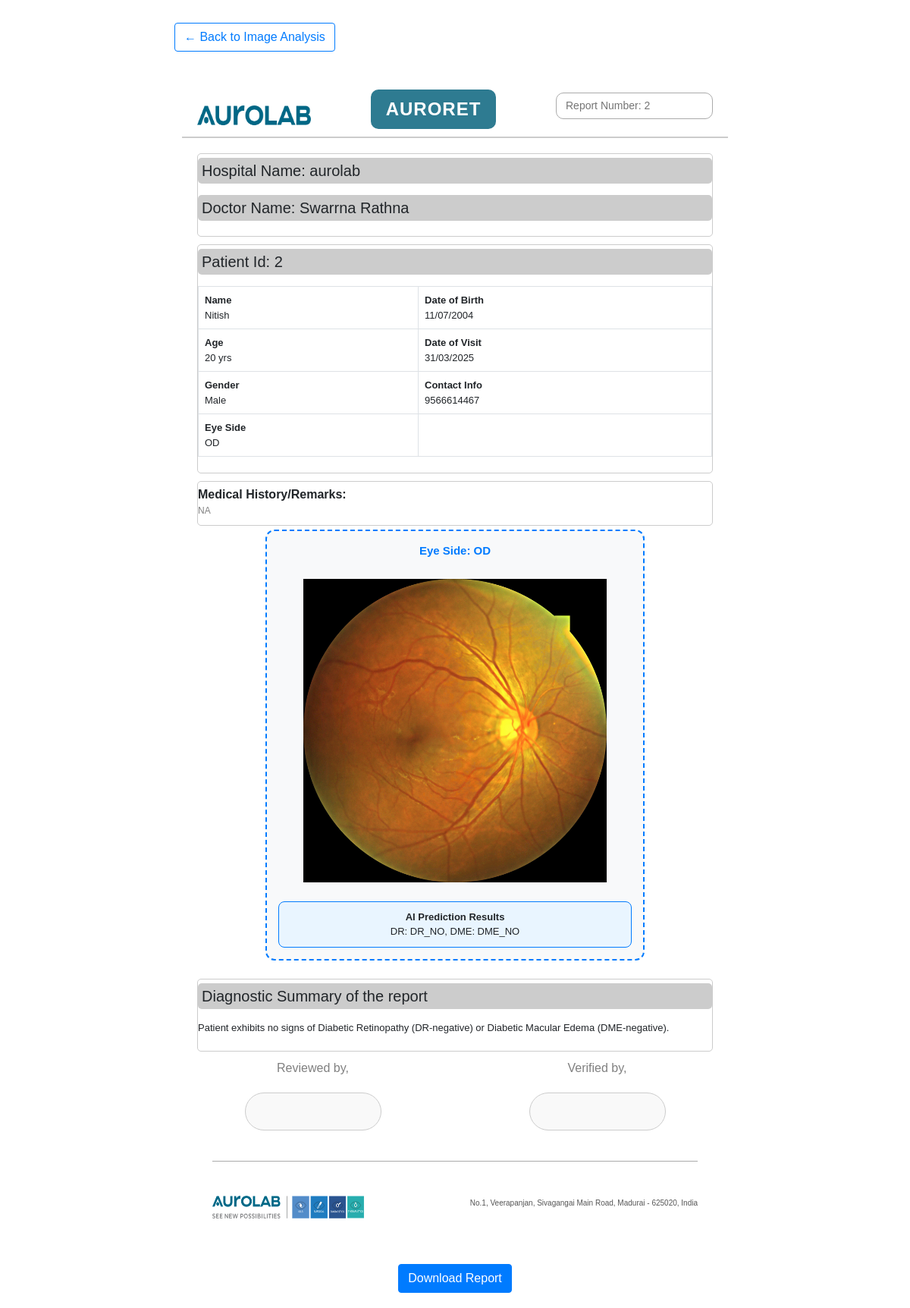
Page /preview-report/2 (signed in) on the committed database.
### tables this page shows
CREATE TABLE "patients" (
	"id"	INTEGER,
	"name"	TEXT NOT NULL,
	"gender"	TEXT,
	"dob"	TEXT,
	"age"	INTEGER,
	"patient_id"	TEXT UNIQUE,
	"contact"	TEXT,
	"visit_date"	TEXT,
	"medical_history"	TEXT,
	"image_path"	TEXT,
	"results"	TEXT,
	"eye_side"	TEXT,
	PRIMARY KEY("id" AUTOINCREMENT)
);

CREATE TABLE doctors (
            id INTEGER PRIMARY KEY AUTOINCREMENT,
            full_name TEXT NOT NULL,
            email TEXT UNIQUE NOT NULL,
            password TEXT NOT NULL,
            phone TEXT,
            medical_reg_no TEXT,
            hospital TEXT
        );

### app/routes.py (the view)
@main.route('/preview-report/<patient_id>')
def preview_report(patient_id):
    if 'doctor_id' not in session:
        flash("Please log in to view the report.", "error")
        return redirect(url_for('main.index'))
    conn = get_db_connection()
    patient = conn.execute('SELECT * FROM patients WHERE patient_id = ?', (patient_id,)).fetchone()
    doctor = conn.execute('SELECT * FROM doctors WHERE id = ?', (session['doctor_id'],)).fetchone()
    conn.close()
    if not patient or not doctor:
        flash("Patient or doctor not found.", "error")
        return redirect(url_for('main.home'))
    result_text = patient['results']
    try:
        dr = result_text.split("DR:")[1].split(",")[0].strip()
        dme = result_text.split("DME:")[1].strip()
    except Exception as e:
        dr, dme = "UNKNOWN", "UNKNOWN"
    diagnostic_summary = get_diagnostic_summary(dr, dme)
    return render_template(
        "preview-report.html",
        patient=patient,
        doctor=doctor,
        diagnostic_summary=diagnostic_summary
    )

### app/database.py (called while the page is built)
def get_db_connection():
    conn = sqlite3.connect('fundusdb1.db')
    conn.row_factory = sqlite3.Row
    return conn

### app/templates/preview-report.html (shortened to what this page needs)
<!DOCTYPE html>
<html lang="en">
<head>
    <link rel="stylesheet" href="https://maxcdn.bootstrapcdn.com/bootstrap/4.5.2/css/bootstrap.min.css">
    <link rel="stylesheet" href="{{ url_for('static', filename='Styles/preview-report.css') }}">
</head>
<body>
<div class="back-button">
    <a href="{{ url_for('main.image_analysis') }}" class="btn btn-outline-primary">
        &larr; Back to Image Analysis
    </a>
</div>
<div id="pdfContent">
    <div class="report-header">
        <div class="aurolab-logo">
            <img src="{{ url_for('static', filename='image/aurolab-logo.png') }}" alt="AUROLAB Logo">
        </div>
        <div class="center-title">AURORET</div>
        <input type="text" placeholder="Report Number: {{ patient['patient_id'] }}">
    </div>
    <div class="info-section">
        <h5>Hospital Name: {{ doctor['hospital'] }}</h5>
        <h5>Doctor Name: {{ doctor['full_name'] }}</h5>
    </div>
    <div class="info-section">
        <h5>Patient Id: {{ patient['patient_id'] }}</h5>
        <table class="table table-bordered">
            <tr>
                <td><strong>Name</strong><br>{{ patient['name'] }}</td>
                <td><strong>Date of Birth</strong><br>{{ patient['dob'] }}</td>
            </tr>
            <tr>
                <td><strong>Age</strong><br>{{ patient['age'] }} yrs</td>
                <td><strong>Date of Visit</strong><br>{{ patient['visit_date'] }}</td>
            </tr>
            <tr>
                <td><strong>Gender</strong><br>{{ patient['gender'] }}</td>
                <td><strong>Contact Info</strong><br>{{ patient['contact'] }}</td>
            </tr>
            <tr>
                <td><strong>Eye Side</strong><br>{{ patient['eye_side'] }}</td>
                <td></td>
            </tr>
        </table>
    </div>
    <div class="info-section" style="margin-bottom: 5px;">
        <strong>Medical History/Remarks:</strong>
        <p style="font-size: 12px; color: gray; margin-bottom: 5px;">
            {{ patient['medical_history'] }}
        </p>
    </div>
    <div class="text-center">
        <div class="image-box">
            {% if patient.eye_side %}
                <div class="eye-label">Eye Side: {{ patient.eye_side }}</div>
            {% endif %}
            <img src="{{ url_for('static', filename=patient['image_path'].split('static/')[-1]) }}" alt="Eye Scan" class="report-image">
            <div class="ai-prediction-inside">
                <strong>AI Prediction Results</strong><br>
                {{patient['results']}}
            </div>
        </div>
    </div>
    <div class="info-section mt-4">
        <h5>Diagnostic Summary of the report</h5>
        <p style="font-size: 13px;">
            {{ diagnostic_summary }}
        </p>
    </div>
    <div class="footer row text-center">
        <div class="col">
            <p style="color: gray; margin-bottom: 20px;">Reviewed by,</p>
            <div style="width: 180px; height: 50px; background-color: #f9f9f9; border: 1px solid #ccc; border-radius: 50px; margin: auto;"></div>
        </div>
        <div class="col">
            <p style="color: gray; margin-bottom: 20px;">Verified by,</p>
            <div style="width: 180px; height: 50px; background-color: #f9f9f9; border: 1px solid #ccc; border-radius: 50px; margin: auto;"></div>
        </div>
    </div>
    <hr style="border-top: 1px solid #aaa; margin: 40px 40px 20px 40px;">
    <div class="aurolab-logo text-center" style="padding: 0 40px;">
        <img src="{{ url_for('static', filename='image/aurolab_full_logo.png') }}" alt="AUROLAB Footer" style="max-width: 200px;">
        <p style="font-size: 10px; color: #555; margin-top: 10px;">
            No.1, Veerapanjan, Sivagangai Main Road, Madurai - 625020, India
        </p>
    </div>
</div>
<div style="text-align: center; margin-top: 30px;">
    <button onclick="downloadPDF()" class="btn btn-primary">Download Report</button>
</div>
</body>
</html>

### app/static/Styles/preview-report.css (style rules this page uses)
body { font-family: Arial, sans-serif; padding: 20px; max-width: 800px; margin: auto; background-color: white; }
.report-header { display: flex; justify-content: space-between; align-items: center; padding: 20px; border-bottom: 2px solid #ccc; margin-bottom: 20px; page-break-inside: avoid; }
.report-header .aurolab-logo img { height: 30px; }
.report-header .center-title { background-color: #2e7b91; color: white; padding: 8px 20px; border-radius: 10px; font-weight: bold; letter-spacing: 1px; }
.report-header input[type="text"] { padding: 6px 12px; border: 1px solid #aaa; border-radius: 10px; font-size: 14px; color: #555; }
.info-section { border: 1px solid #ccc; padding: 10px; border-radius: 5px; margin-bottom: 20px; page-break-inside: avoid; }
.info-section h5 { background: #ccc; padding: 5px; margin-bottom: 15px; border-radius: 5px; }
.table td { padding: 8px; vertical-align: top; font-size: 13px; }
.text-center img { max-width: 100%; height: auto; margin-top: 15px; margin-bottom: 10px; page-break-inside: avoid; }
.footer { margin-top: 40px; display: flex; justify-content: space-between; page-break-inside: avoid; }
.footer .col { text-align: center; border: none; }
.aurolab-logo { margin-top: 30px; display: flex; justify-content: space-between; align-items: center; page-break-inside: avoid; }
.aurolab-logo img { height: 30px; }
#pdfContent { width: 100%; max-width: 800px; margin: auto; padding: 20px; }
img { max-width: 100%; height: auto; page-break-inside: avoid; }
* { page-break-inside: avoid; page-break-after: auto; }

### app/templates/preview-report.html (style rules this page uses)
body { display: flex; flex-direction: column; min-height: 100vh; }
#pdfContent { flex: 1; }
.image-box { border: 2px dashed #007bff; padding: 15px; border-radius: 12px; margin-bottom: 20px; text-align: center; background-color: #f8f9fa; max-width: 500px; margin-left: auto; margin-right: auto; position: relative; }
.image-box .eye-label { font-weight: bold; color: #007bff; margin-bottom: 10px; font-size: 15px; }
.image-box img { max-width: 100%; height: auto; }
.info-section { margin: 10px 20px; padding: 5px 0; }
.footer { margin-top: auto; }
.footer p { margin-bottom: 10px; }
.back-button { margin: 10px; }
.aurolab-logo img { max-width: 150px; }
.center-title { font-size: 24px; font-weight: bold; text-align: center; margin-top: 10px; }
.report-header { display: flex; justify-content: space-between; align-items: center; padding: 10px 20px; }
.text-center img.report-image { width: 400px; height: auto; }
.ai-prediction-inside { margin-top: 15px; padding: 10px; border-radius: 8px; background-color: #e9f5ff; border: 1px solid #007bff; font-size: 13px; }

### rows in the picture
patients: patient_id "Report Number: 2", patient_id "2", name "Nitish", dob "11/07/2004", age "20", visit_date "31/03/2025", gender "Male", contact "9566614467", eye_side "OD", medical_history "NA", image_path (picture), results "DR: DR_NO, DME: DME_NO"
doctors: hospital "aurolab", full_name "Swarrna Rathna"

### other values in the picture
{{ diagnostic_summary }} "Patient exhibits no signs of Diabetic Retinopathy (DR-negative) or Diabetic Macular Edema (DME-negative)."
